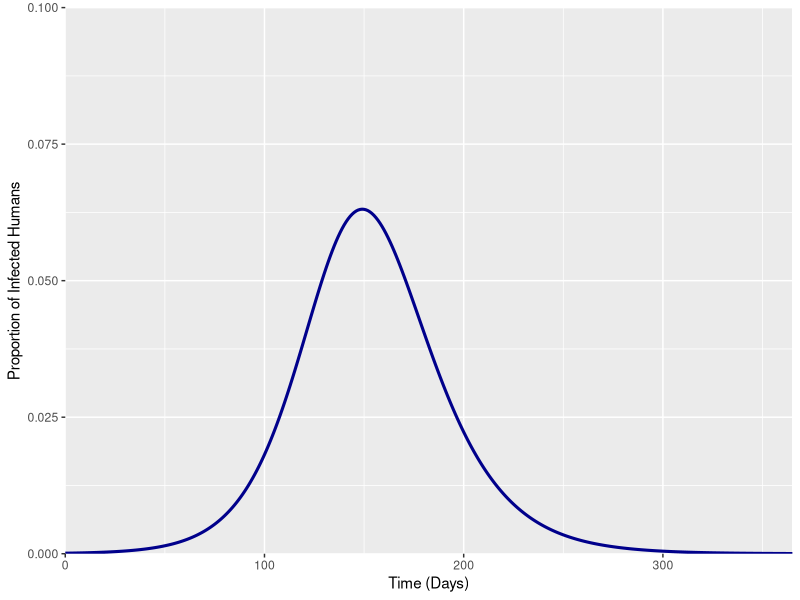
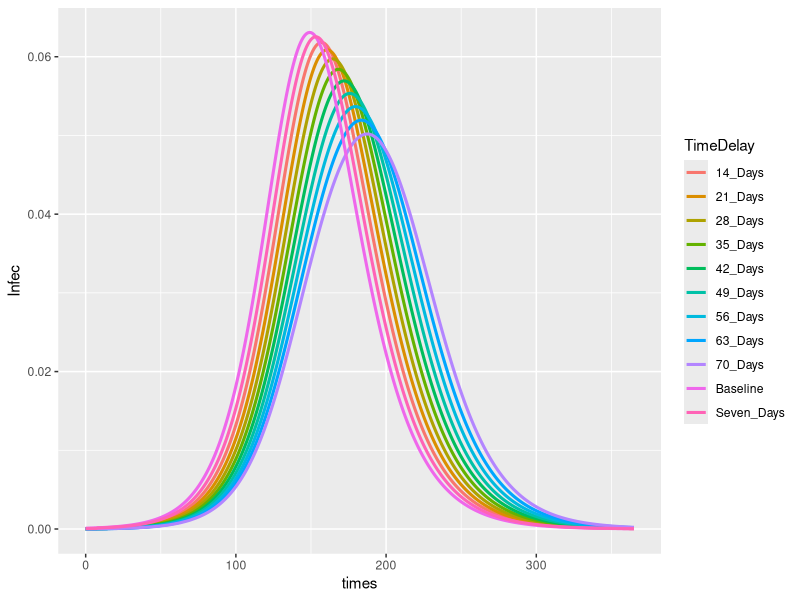
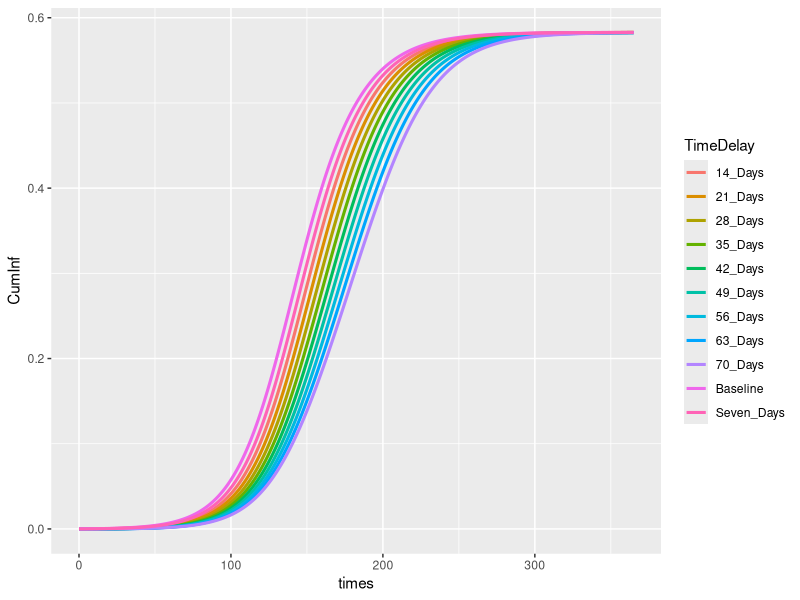

Generate these figures, in order, with R:
rm(list=ls())

library("deSolve"); library("ggplot2"); library("cowplot")

GenTime <- function(T2, R0) {
  G = T2 * ((R0-1)/log(2))
  return(G)
}

#### SCENARIO 1 No Intervention ####

SIR <- function(time, state, parameters) {
  with(as.list(c(state, parameters)), {
    dS = - beta*S*I
    dI = beta*S*I - gamma*I 
    dR = gamma*I 
    dC = beta*S*I 
    return(list(c(dS,dI,dR,dC)))
  })
}

init <- c(S = 0.9999, I = 0.0001,  R = 0, C = 0)
times <- seq(0,365,by = 1)

parms = c(gamma = 1/(GenTime(4.6,2.4)),
          beta = 1.5*(1/(GenTime(4.6,2.4))))

out <- data.frame(ode(y = init, func = SIR, times = times, parms = parms))

#### Dataframe Modification ####

#Baseline 
outbase <- out

ggplot(outbase, aes(x = time, y = I)) + geom_line(size = 1.05, col = "darkblue") +
  labs(x ="Time (Days)", y = "Proportion of Infected Humans") +
  scale_y_continuous(limits = c(0, 0.1), expand = c(0,0)) +
  scale_x_continuous(expand = c(0, 0))

combdatabase <- data.frame("times" = seq(0,365), "Infec" = (outbase[,3]),
                        "CumInf" = (outbase[,5]),
                        "TimeDelay" = "Baseline")

# +7 Days
out1 <- out; out1[,1] <- out1[,1]+8
outone <- rbind(data.frame("time" = seq(0,7), "S" = 1, "I" = 0, "R" = 0, "C" = 0),
                 data.frame(out1))
outone <- head(outone, -8)

combdata1 <- data.frame("times" = seq(0,365), "Infec" = ((outbase[,3] + outone[,3])/2),
                        "CumInf" = ((outbase[,5] + outone[,5])/2),
                        "TimeDelay" = "Seven_Days")

# +14 Days
out2 <- out; out2[,1] <- out2[,1]+15
outtwo <- rbind(data.frame("time" = seq(0,14), "S" = 1, "I" = 0, "R" = 0, "C" = 0),
                data.frame(out2))
outtwo <- head(outtwo, -15)

combdata2 <- data.frame("times" = seq(0,365), "Infec" = ((outbase[,3] + outone[,3] + outtwo[,3])/3),
                        "CumInf" = ((outbase[,5] + outone[,5] + outtwo[,5])/3),
                        "TimeDelay" = "14_Days")

# +21 Days
out3 <- out; out3[,1] <- out3[,1]+22
outthree <- rbind(data.frame("time" = c(seq(0,21)), "S" = 1, "I" = 0, "R" = 0, "C" = 0),
                data.frame(out3))
outthree <- head(outthree, -22)

combdata3 <- data.frame("times" = seq(0,365), "Infec" = ((outbase[,3] + outone[,3] + outtwo[,3] + outthree[,3])/4), 
                        "CumInf" = ((outbase[,5] + outone[,5] + outtwo[,5] + outthree[,5])/4),
                        "TimeDelay" = "21_Days")

# +28 Days
out4 <- out; out4[,1] <- out4[,1]+29
outfour <- rbind(data.frame("time" = c(seq(0,28)), "S" = 1, "I" = 0, "R" = 0, "C" = 0),
                  data.frame(out3))
outfour <- head(outfour, -29)

combdata4 <- data.frame("times" = seq(0,365), "Infec" = ((outbase[,3] + outone[,3] + outtwo[,3] + outthree[,3] + outfour[,3])/5),
                        "CumInf" = ((outbase[,5] + outone[,5] + outtwo[,5] + outthree[,5] + outfour[,5])/5),
                        "TimeDelay" = "28_Days")

# +35 Days
out5 <- out; out5[,1] <- out5[,1]+36
outfive <- rbind(data.frame("time" = c(seq(0,35)), "S" = 1, "I" = 0, "R" = 0, "C" = 0),
                 data.frame(out5))
outfive <- head(outfive, -36)

combdata5 <- data.frame("times" = seq(0,365), "Infec" = ((outbase[,3] + outone[,3] + outtwo[,3] + outthree[,3] + outfour[,3] + outfive[,3])/6),
                        "CumInf" = ((outbase[,5] + outone[,5] + outtwo[,5] + outthree[,5] + outfour[,5] + outfive[,5])/6),
                        "TimeDelay" = "35_Days")

# +42 Days
out6 <- out; out6[,1] <- out6[,1]+43
outsix <- rbind(data.frame("time" = c(seq(0,42)), "S" = 1, "I" = 0, "R" = 0, "C" = 0),
                 data.frame(out6))
outsix <- head(outsix, -43)

combdata6 <- data.frame("times" = seq(0,365), "Infec" = ((outbase[,3] + outone[,3] + outtwo[,3] + outthree[,3] + outfour[,3] + outfive[,3] + outsix[,3])/7),
                        "CumInf" = ((outbase[,5] + outone[,5] + outtwo[,5] + outthree[,5] + outfour[,5] + outfive[,5] + outsix[,5])/7),
                        "TimeDelay" = "42_Days")

# +49 Days
out7 <- out; out7[,1] <- out7[,1]+50
outseven <- rbind(data.frame("time" = c(seq(0,49)), "S" = 1, "I" = 0, "R" = 0, "C" = 0),
                data.frame(out7))
outseven <- head(outseven, -50)

combdata7 <- data.frame("times" = seq(0,365), "Infec" = ((outbase[,3] + outone[,3] + outtwo[,3] + outthree[,3] + outfour[,3] + outfive[,3] + outsix[,3] + 
                                                            outseven[,3])/8),
                        "CumInf" = ((outbase[,5] + outone[,5] + outtwo[,5] + outthree[,5] + outfour[,5] + outfive[,5] + outsix[,5] + 
                                      outseven[,5])/8),
                        "TimeDelay" = "49_Days")

# +56 Days
out8 <- out; out8[,1] <- out8[,1]+57
outeight <- rbind(data.frame("time" = c(seq(0,56)), "S" = 1, "I" = 0, "R" = 0, "C" = 0),
                  data.frame(out8))
outeight <- head(outeight, -57)

combdata8 <- data.frame("times" = seq(0,365), "Infec" = ((outbase[,3] + outone[,3] + outtwo[,3] + outthree[,3] + outfour[,3] + outfive[,3] + outsix[,3] + 
                                                            outseven[,3] + outeight[,3])/9),
                        "CumInf" = ((outbase[,5] + outone[,5] + outtwo[,5] + outthree[,5] + outfour[,5] + outfive[,5] + outsix[,5] + 
                                      outseven[,5] + outeight[,5])/9),
                        "TimeDelay" = "56_Days")

# +63 Days
out9 <- out; out9[,1] <- out9[,1]+64
outnine <- rbind(data.frame("time" = c(seq(0,63)), "S" = 1, "I" = 0, "R" = 0, "C" = 0),
                  data.frame(out9))
outnine <- head(outnine, -64)

combdata9 <- data.frame("times" = seq(0,365), "Infec" = ((outbase[,3] + outone[,3] + outtwo[,3] + outthree[,3] + outfour[,3] + outfive[,3] + outsix[,3] + 
                                                            outseven[,3] + outeight[,3] + outnine[,3])/10),
                        "CumInf" = ((outbase[,5] + outone[,5] + outtwo[,5] + outthree[,5] + outfour[,5] + outfive[,5] + outsix[,5] + 
                                      outseven[,5] + outeight[,5] + outnine[,5])/10),
                        "TimeDelay" = "63_Days")

# +10 Days
out10 <- out; out10[,1] <- out10[,1]+71
outten <- rbind(data.frame("time" = c(seq(0,70)), "S" = 1, "I" = 0, "R" = 0, "C" = 0),
                 data.frame(out10))
outten <- head(outten, -71)

combdata10 <- data.frame("times" = seq(0,365), "Infec" = (outbase[,3] + outone[,3] + outtwo[,3] + outthree[,3] + outfour[,3] + outfive[,3] + outsix[,3] + 
                                                            outseven[,3] + outeight[,3] + outnine[,3] + outten[,3])/11,
                         "CumInf" = (outbase[,5] + outone[,5] + outtwo[,5] + outthree[,5] + outfour[,5] + outfive[,5] + outsix[,5] + 
                                      outseven[,5] + outeight[,5] + outnine[,5] + outten[,5])/11,
                         "TimeDelay" = "70_Days")

comb10data <- rbind(combdatabase,
                    combdata1,
                    combdata2,
                    combdata3,
                    combdata4,
                    combdata5,
                    combdata6,
                    combdata7,
                    combdata8,
                    combdata9,
                    combdata10)

ggplot(comb10data, aes(x = times, y =Infec, col = TimeDelay)) + geom_line(size = 1.05)
ggplot(comb10data, aes(x = times, y =CumInf, col = TimeDelay)) + geom_line(size = 1.05)

write.csv(comb10data, "delaydata7day.csv", row.names = FALSE)
